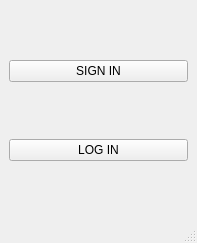
<?xml version="1.0" encoding="UTF-8"?>
<ui version="4.0">
 <class>MainWindow</class>
 <widget class="QMainWindow" name="MainWindow">
  <property name="geometry">
   <rect>
    <x>0</x>
    <y>0</y>
    <width>197</width>
    <height>243</height>
   </rect>
  </property>
  <property name="windowTitle">
   <string>MainWindow</string>
  </property>
  <widget class="QWidget" name="centralwidget">
   <layout class="QVBoxLayout" name="verticalLayout">
    <item>
     <widget class="QPushButton" name="pushButton_2">
      <property name="toolTip">
       <string>&lt;html&gt;&lt;head/&gt;&lt;body&gt;&lt;p&gt;if you don't have an account&lt;/p&gt;&lt;/body&gt;&lt;/html&gt;</string>
      </property>
      <property name="text">
       <string>SIGN IN</string>
      </property>
     </widget>
    </item>
    <item>
     <widget class="QPushButton" name="pushButton">
      <property name="toolTip">
       <string>&lt;html&gt;&lt;head/&gt;&lt;body&gt;&lt;p&gt;if you already has an account&lt;/p&gt;&lt;/body&gt;&lt;/html&gt;</string>
      </property>
      <property name="text">
       <string>LOG IN</string>
      </property>
     </widget>
    </item>
   </layout>
  </widget>
  <widget class="QMenuBar" name="menubar">
   <property name="geometry">
    <rect>
     <x>0</x>
     <y>0</y>
     <width>197</width>
     <height>25</height>
    </rect>
   </property>
  </widget>
  <widget class="QStatusBar" name="statusbar"/>
 </widget>
 <resources/>
 <connections/>
</ui>
